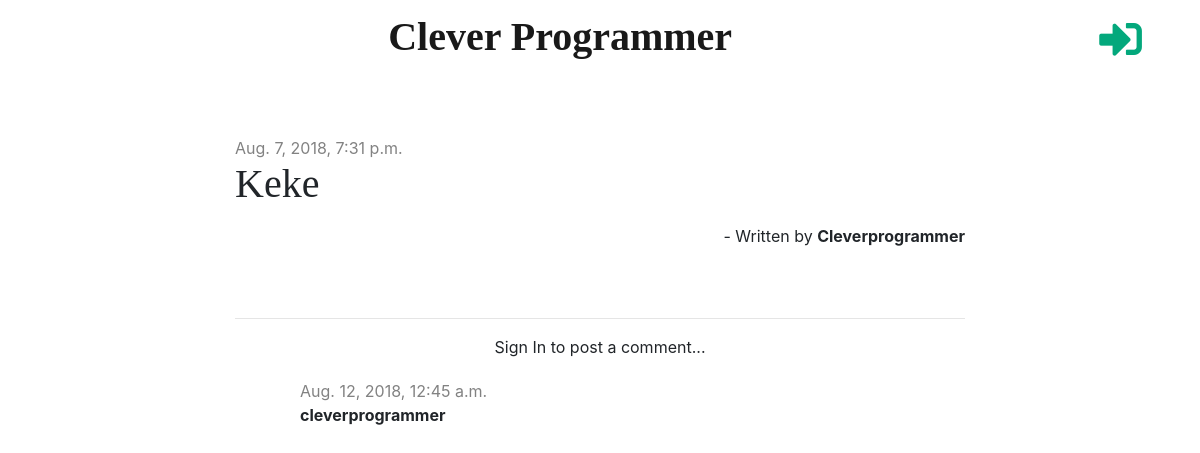
/post/5/, run on the app's committed database.
### blog/models.py (models this page shows, shortened)
class Post(models.Model):
    author = models.ForeignKey('auth.User', on_delete=models.CASCADE)
    title = models.CharField(max_length=200)
    text = models.TextField()
    created_date = models.DateTimeField(default=timezone.now)
    published_date = models.DateTimeField(blank=True, null=True)

class Comment(models.Model):
    post = models.ForeignKey('blog.Post', on_delete=models.CASCADE, related_name='comments')
    author = models.CharField(max_length=200)
    text = models.TextField()
    created_date = models.DateTimeField(default=timezone.now)
    approved = models.BooleanField(default=False)

### blog/views.py (the view)
# urls.py: path('post/<int:pk>/', views.post_detail, name='post_detail'),
def post_detail(request, pk):
    post = get_object_or_404(Post, pk=pk)
    form = CommentForm()
    stuff_for_frontend = {'post': post, 'form':form}
    return render(request, 'blog/post_detail.html', stuff_for_frontend)

### blog/templatetags/markdownify.py (called while the page is built)
@register.filter
def markdown(value):
    renderer = HighlightRenderer()
    markdown = mistune.Markdown(renderer=renderer)
    return markdown(value)

### blog/templates/blog/post_detail.html (shortened to what this page needs)
{% extends 'blog/base.html' %}
{% load markdownify %}
{% block content %}
    <div class="post">
        {% if post.published_date %}
            <div class="date">
                {{ post.published_date }}
            </div>
        {% else %}
            <a href="{% url 'post_publish' pk=post.pk %}" class="btn btn-primary">Publish</a>
        {% endif %}
        <h1>{{ post.title }}</h1>
		<p class="text-right">- Written by <strong>{{ post.author | title }}</strong></p>
    </div>
    <hr>
	{% if user.is_authenticated %}
		<div class="row bg-light py-3 mx-auto mb-3">
			<div class='col-md-12'>
				<form action="{% url 'add_comment_to_post' pk=post.pk %}" class="post-form-blog" method="post">
					{% csrf_token %}
					{{ form.as_p }}
					<small><strong>- You can use markdown in comments too...</strong></small> <button type="submit" class="btn btn-primary" onclick="focusOn()">Post</button>
				</form>
			</div>
		</div>
		{% else %}
			<p class="text-center">Sign In to post a comment...</p>
        {% endif %}
		{% for comment in post.comments.all %}
			<div class="comment mx-auto">
                {% if not comment.approved and request.user == post.author %}
					<div class="date">
						{{ comment.created_date }}
					</div>
					<strong>{{ comment.author }}</strong>
					<a href="{% url 'comment_approve' pk=comment.pk %}"><i class="fas fa-check"></i></a>
					<a href="{% url 'comment_remove' pk=comment.pk %}"><i class="fas fa-trash-alt"></i></a>
					<p>{{ comment.text | markdown | safe | linebreaksbr }}</p>
				</div>
				{% elif request.user != post.author and not comment.approved %}
					{% if request.user|striptags == comment.author|striptags %}
					<div class="waiting-approval">
						<p>Comment is waiting approval ...</p>
						<div class="date">
								{{ comment.created_date }}
							</div>
							<strong>{{ comment.author }}</strong>
							<p>{{ comment.text | markdown | safe | linebreaksbr }}</p>
						</div>
					</div>
					{% endif %}
				{% elif comment.approved %}
					<div class="date">
							{{ comment.created_date }}
						</div>
						<strong>{{ comment.author }}</strong>
					</div>
				{% elif empty %}
					<p>No comments yet...</p>
				{% endif %}
		{% endfor %}
{% endblock %}

### blog/static/css/blog.css (style rules this page uses)
h1, h2, h3, h4 { font-family: 'Tangerine', 'Inconsolata', 'Droid Sans', serif; }
.date { color: #828282; }
.post { margin-bottom: 70px; }
.comment { margin: 20px 0px 20px 20px; max-width: 600px; }

### data on the page
Post: published_date "Aug. 7, 2018, 7:31 p.m.", title "Keke", author "Cleverprogrammer"
Comment: created_date "Aug. 12, 2018, 12:45 a.m.", author "cleverprogrammer"
